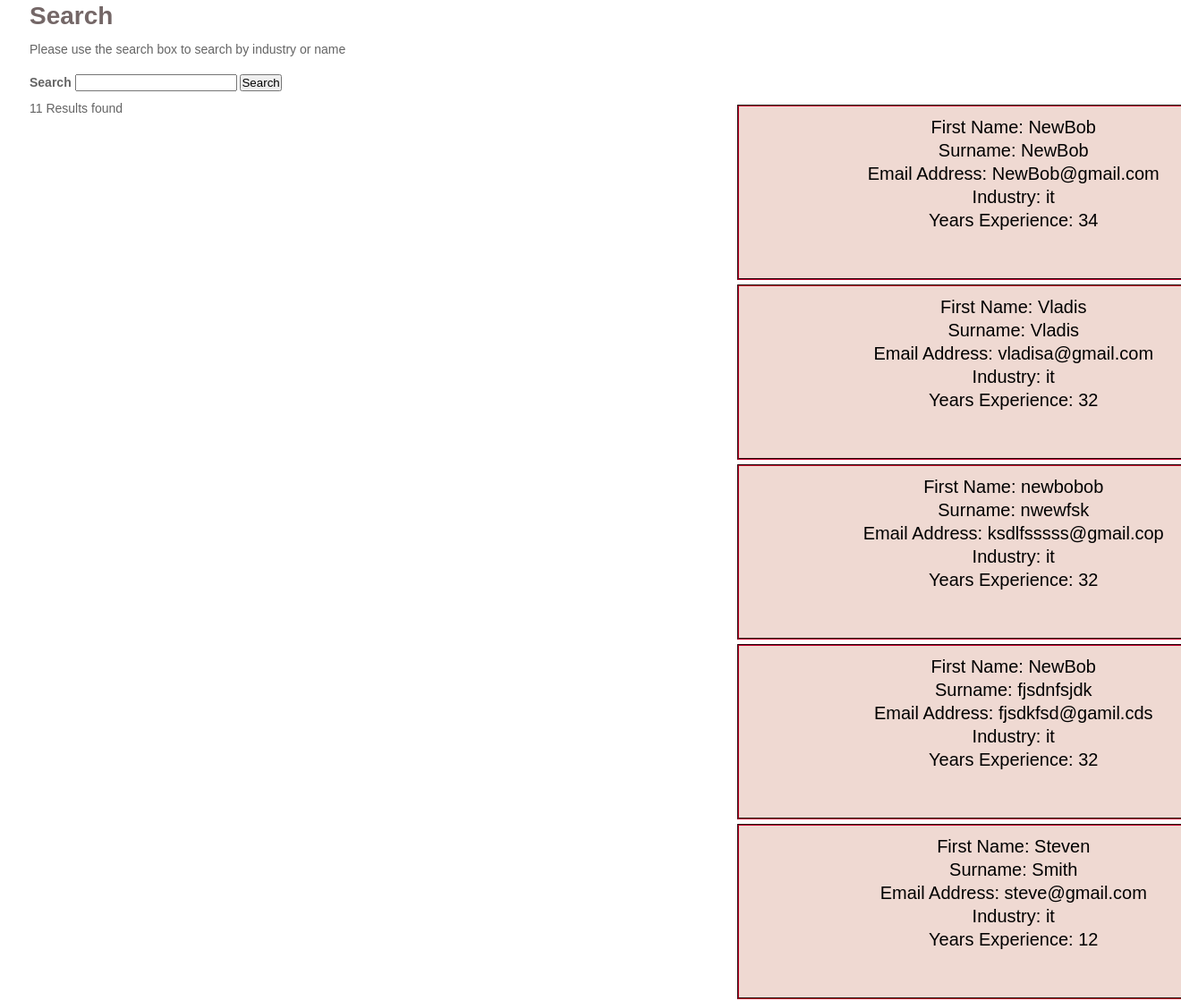
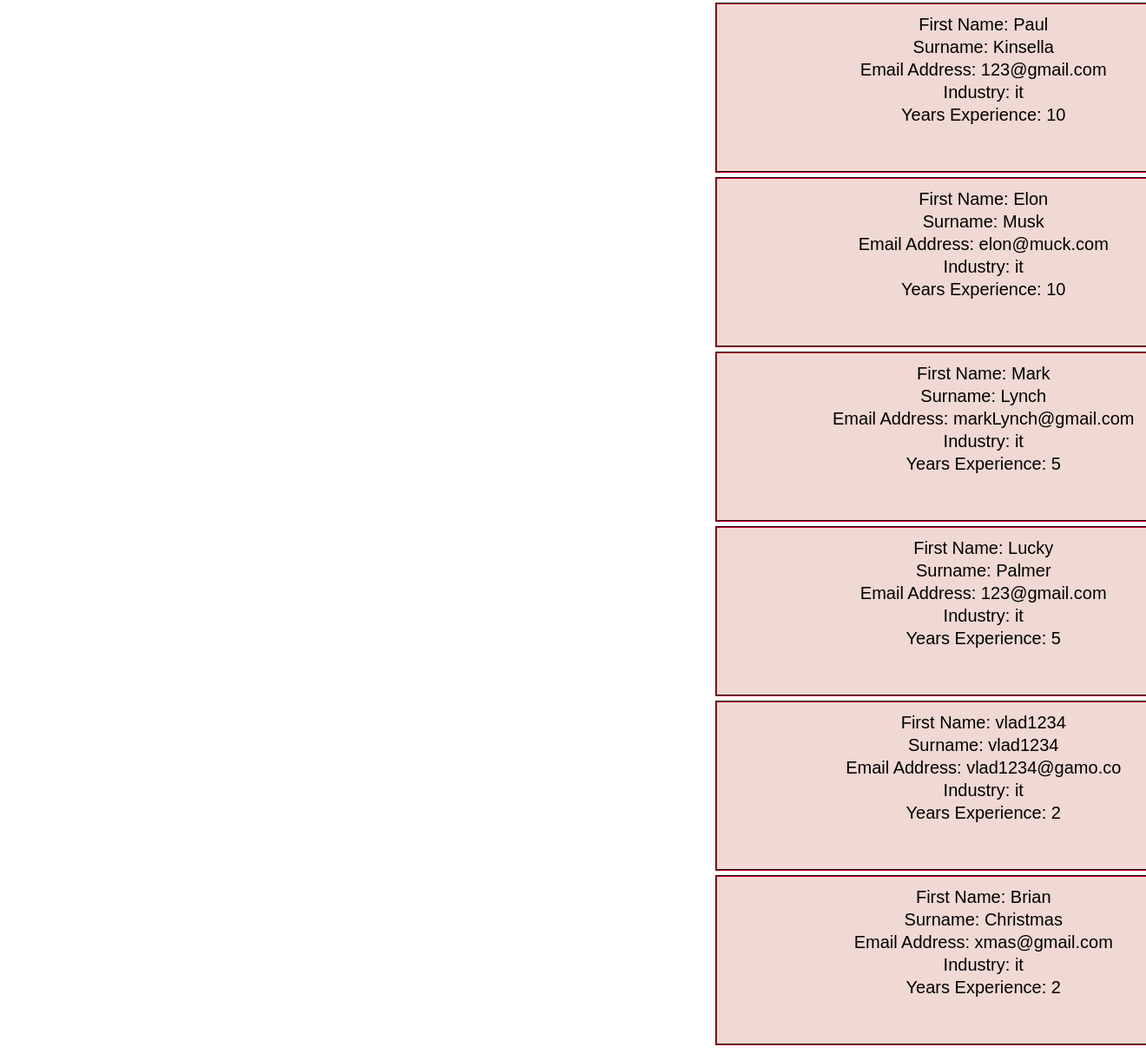
Page /old_files/search.php?s=it on the committed database (2 pictures, top to bottom).
### tables this page shows
CREATE TABLE IF NOT EXISTS `newuser` (
  `id` int(100) NOT NULL AUTO_INCREMENT,
  `first` varchar(128) NOT NULL,
  `last` varchar(128) NOT NULL,
  `uid` varchar(128) NOT NULL,
  `pwd` varchar(1000) NOT NULL,
  `email` varchar(255) NOT NULL,
  `years` int(11) NOT NULL,
  `industry` enum('it','retail','medical','manual labour','academic','accountancy and finance','architecture/design','childcare','drivers','education/training','graduate','hair and beauty','motor industry') DEFAULT NULL,
  `bio` varchar(1000) NOT NULL,
  `userPic` varchar(200) NOT NULL,
  `user_cv` varchar(255) NOT NULL,
  `timestamp` timestamp NOT NULL DEFAULT CURRENT_TIMESTAMP,
  PRIMARY KEY (`id`)
);

### class-search.php (called while the page is built, shortened)
<?php
class search{
    private $mysqli;
    private function connect(){
        $this->mysqli = new mysqli('localhost','root',"",'logintest');
    }
    public function search($search_term){
        $sanitized = $this->mysqli->real_escape_string($search_term);
        $query = $this->mysqli->query("
        SELECT  first, last, email, industry, years, userPic, user_cv
        FROM newuser
        WHERE industry LIKE '%{$sanitized}%'
        OR years < '$sanitized'
        ORDER by years DESC
        ");
        while($row = $query->fetch_object()){
            $rows[] = $row;
        }
        $search_results = array(
        'count' => $query ->num_rows,
        'results' => $rows,
        );
        return $search_results;
    }
}

### old_files/search.php (the view, shortened to what this page needs)
<?php
if(isset($_GET['s'])){
    require_once( dirname( __FILE__ ) . '../class-search.php');
    $search = new search();
    $search_term = $_GET['s'];
    $search_results = $search->search($search_term);
}
?>
<!DOCTYPE html>
<html>
    <head>
         <link rel="stylesheet" type="text/css" href="style.css">
    </head>
    <body>
    <div class="wrapper">
    <h1>Search</h1>
        <p>Please use the search box to search by industry or name</p><br>
    <div class="search-form">
        <form action=" " method="get">
            <div class="form-field">
            <label for="search-field">Search</label>
            <input type="search" name="s" placeholder=" Search industry, example it, retail etc" results ="5" value="<?php $search_term =' '; echo $search_term; ?>">
             <input type="submit" value="Search">
            </div>
        </form>
        </div>
        <div class="row">
        <div class="col-1-2">
        <?php
        if(!empty($search_results)):?>
        <div class="results-count">
        <p><?php echo $search_results['count'];?> Results found</p>
        </div><br>
        </div>
        <div class="col-1-2">
        <?php foreach($search_results['results'] as $search_result): ?>
            <div class="result">
            <p>First Name: <?php echo $search_result->first; ?></p>
                <p>Surname: <?php echo $search_result->last; ?></p>
                <p>Email Address: <?php echo $search_result->email; ?></p>
                <p>Industry: <?php echo $search_result->industry; ?></p>
                <p>Years Experience: <?php echo $search_result->years; ?></p><br><br>
            </div>
            <?php endforeach; ?>
        </div>
        <?php endif; ?>
        </div>
    </body>
</html>

### old_files/style.css (style rules this page uses)
* { margin: 0px; padding:0px; text-decoration: none; }
body { background:white; }
.result { background-color:#efd9d2; padding-top:10px; margin-left: 25%; margin-right: 25%; text-align: center; margin-top: 5px; width:100%; border-style: groove; border-color: #74031C; border-width: 2px; color:black; font-family: sans-serif; font-size: 20px; }
*, *:before, *:after { box-sizing: border-box; }
body { color: rgb(100,100,100); font-family: sans-serif; font-size: 14px; line-height: 1.3; }
.wrapper { margin: 0 auto; padding-bottom: 0px; max-width: 95%; margin-bottom: 0px; }
h1 { font-family: "Arial", cursive; font-size: 2em; margin-bottom: 10px; color: #746767; }
label { font-weight: bold; }
.row { display: flex; flex-flow: row wrap; margin: 0 -10px; margin-bottom: 10px; }
.row:last-child { margin-bottom: 0; }
[class*="col-"] { padding: 10px; width: 100%; }
@media all and ( min-width: 600px ) { .col-1-2 { width: 50%; } }

### rows in the picture
newuser: first "NewBob", last "NewBob", email "NewBob@gmail.com", industry "it", years "34"
newuser: first "Vladis", last "Vladis", email "vladisa@gmail.com", industry "it", years "32"
newuser: first "newbobob", last "nwewfsk", email "ksdlfsssss@gmail.cop", industry "it", years "32"
newuser: first "NewBob", last "fjsdnfsjdk", email "fjsdkfsd@gamil.cds", industry "it", years "32"
newuser: first "Steven", last "Smith", email "steve@gmail.com", industry "it", years "12"
newuser: first "Paul", last "Kinsella", email "123@gmail.com", industry "it", years "10"
newuser: first "Elon", last "Musk", email "elon@muck.com", industry "it", years "10"
newuser: first "Mark", last "Lynch", email "markLynch@gmail.com", industry "it", years "5"
newuser: first "Lucky", last "Palmer", email "123@gmail.com", industry "it", years "5"
newuser: first "vlad1234", last "vlad1234", email "vlad1234@gamo.co", industry "it", years "2"
newuser: first "Brian", last "Christmas", email "xmas@gmail.com", industry "it", years "2"

### other values in the picture
$search_results['count'] "11"
